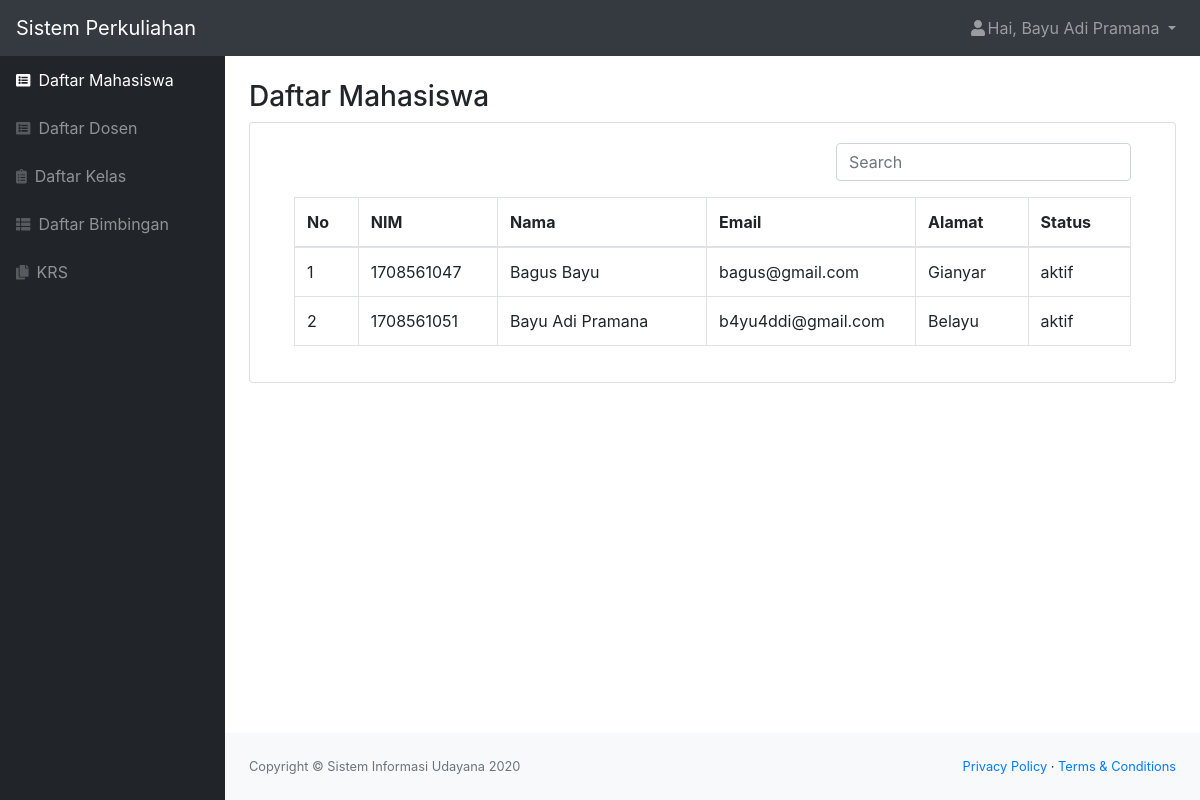
/mahasiswa.php (signed in), run on the app's committed database.
### tables this page shows
CREATE TABLE `mahasiswa` (
  `id_mahasiswa` int(11) NOT NULL,
  `role` char(1) NOT NULL,
  `nim` char(10) NOT NULL,
  `nama` varchar(50) NOT NULL,
  `email` varchar(50) NOT NULL,
  `alamat` varchar(50) NOT NULL,
  `tanggal_lahir` date NOT NULL,
  `status` varchar(20) NOT NULL,
  `password` varchar(300) NOT NULL
);

### mahasiswa.php (the view, shortened to what this page needs)
<?php
    include "function.php";
    $queryMahasiswa = mysqli_query($koneksi, "SELECT * FROM mahasiswa ORDER BY nim asc");
    $nama = $_SESSION['nama'];
    $role = $_SESSION['role'];
?>
<!DOCTYPE html>
<html lang="en">
    <head>
        <link href="css/styles.css" rel="stylesheet" />
        <link href="https://cdn.datatables.net/1.10.20/css/dataTables.bootstrap4.min.css" rel="stylesheet" />
    </head>
    <body class="sb-nav-fixed">
        <nav class="sb-topnav navbar navbar-expand navbar-dark bg-dark">
            <a class="navbar-brand" href="index.html">Sistem Perkuliahan</a>
            <ul class="navbar-nav ml-auto">
                <li class="nav-item dropdown">
                    <a class="nav-link dropdown-toggle" id="userDropdown" href="#" role="button" data-toggle="dropdown" aria-haspopup="true" aria-expanded="false"><i class="fas fa-user fa-fw"></i>Hai, <?= $nama; ?> </a>
                </li>
            </ul>
        </nav>
        <div id="layoutSidenav">
            <div id="layoutSidenav_nav">
                <nav class="sb-sidenav accordion sb-sidenav-dark" id="sidenavAccordion">
                    <div class="sb-sidenav-menu">
                        <div class="nav">
                            <a class="nav-link active" href="mahasiswa.php"
                                ><div class="sb-nav-link-icon"><i class="fas fa-list-alt"></i></div>
                                Daftar Mahasiswa</a
                            >
                            <a class="nav-link" href="dosen.php"
                                ><div class="sb-nav-link-icon"><i class="fas fa-list-alt"></i></div>
                                Daftar Dosen</a
                            >
                            <a class="nav-link" href="kelas.php"
                                ><div class="sb-nav-link-icon"><i class="fas fa-clipboard-list"></i></div>
                                Daftar Kelas</a
                            >
                            <a class="nav-link" href="bimbingan.php"
                                ><div class="sb-nav-link-icon"><i class="fas fa-th-list"></i></div>
                                Daftar Bimbingan</a
                            >
                            <?php if($role == "1") { ?>
                            <a class="nav-link" href="krs.php"
                                ><div class="sb-nav-link-icon"><i class="fas fa-copy"></i></div>
                                KRS</a>
                            <?php } ?>
                        </div>
                    </div>
                </nav>
            </div>
            <div id="layoutSidenav_content">
                <main>
                    <div class="container-fluid">
                        <h3 class="mt-4">Daftar Mahasiswa</h3>
                        <div class="card mb-4">
                            <div class="card-body">
                                <div class="table-responsive">
                                    <form action="" method="POST" >
                                        <input class="form-control col-sm-4 mb-3 ml-auto mr-4 keyword" type="text" placeholder="Search" aria-label="Search" name="keyword" autofocus autocomplete="off">
                                    </form>
                                    <div class="container">
                                        <table class="table table-bordered" id="dataTable" width="100%" cellspacing="0">
                                            <thead>
                                                <tr>
                                                    <th>No</th>
                                                    <th class="col-sm-2">NIM</th>
                                                    <th class="col-sm-3">Nama</th>
                                                    <th class="col-sm-3">Email</th>
                                                    <th>Alamat</th>
                                                    <th>Status</th>
                                                </tr>
                                            </thead>
                                            <?php $i=1;
                                            foreach ($queryMahasiswa as $data) : ?>
                                                <tr>
                                                    <td><?= $i++; ?></td>
                                                    <td><?= $data['nim']; ?></td>
                                                    <td><?= $data['nama']; ?></td>
                                                    <td><?= $data['email']; ?></td>
                                                    <td><?= $data['alamat']; ?></td>
                                                    <td><?= $data['status']; ?></td>
                                                </tr>
                                                <?php endforeach; ?>
                                        </table>
                                    </div>
                                </div>
                            </div>
                        </div>
                    </div>
                </main>
                <footer class="py-4 bg-light mt-auto">
                    <div class="container-fluid">
                        <div class="d-flex align-items-center justify-content-between small">
                            <div class="text-muted">Copyright &copy; Sistem Informasi Udayana 2020</div>
                            <div>
                                <a href="#">Privacy Policy</a>
                                &middot;
                                <a href="#">Terms &amp; Conditions</a>
                            </div>
                        </div>
                    </div>
                </footer>
            </div>
        </div>
    </body>
</html>

### data on the page
mahasiswa: nim "1708561047", nama "Bagus Bayu", email "bagus@gmail.com", alamat "Gianyar", status "aktif"
mahasiswa: nim "1708561051", nama "Bayu Adi Pramana", email "b4yu4ddi@gmail.com", alamat "Belayu", status "aktif"

### other printed values
$nama "Bayu Adi Pramana"
